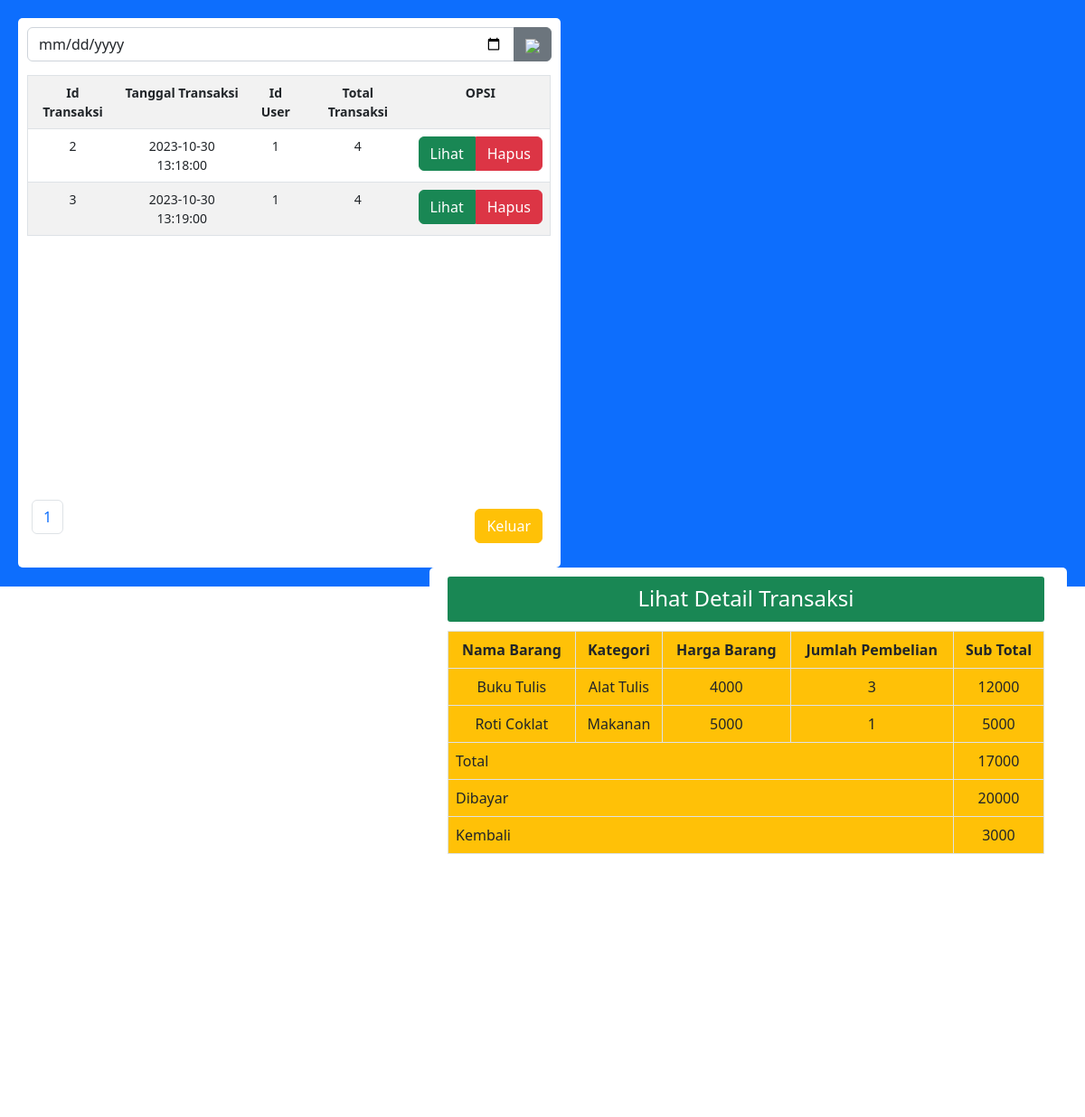
/ProjectUAS-Webdas_Final_Admin/admin.php?id_transaksi=2 (signed in), run on the app's committed database.
### tables this page shows
CREATE TABLE `tb_transaksi` (
  `id_transaksi` int(11) NOT NULL,
  `tgl_transaksi` datetime DEFAULT NULL,
  `id_user` int(11) DEFAULT NULL
);

CREATE TABLE `transaksi_detail` (
  `id_transaksi` int(11) DEFAULT NULL,
  `kode_barang` varchar(10) DEFAULT NULL,
  `jumlah_barang` int(11) DEFAULT NULL,
  `total_harga` int(11) DEFAULT NULL
);

CREATE TABLE `tb_barang` (
  `kode_barang` varchar(10) NOT NULL,
  `id_kategori` varchar(10) DEFAULT NULL,
  `nama_barang` varchar(50) DEFAULT NULL,
  `harga_barang` int(11) DEFAULT NULL,
  `stok_barang` int(11) DEFAULT NULL
);

CREATE TABLE `kategori_barang` (
  `id_kategori` varchar(10) NOT NULL,
  `nama_kategori` varchar(100) DEFAULT NULL
);

### ProjectUAS-Webdas_Final_Admin/admin.php (the view, shortened to what this page needs)
<!DOCTYPE html>
<html>
<head>
	<link href="https://cdn.jsdelivr.net/npm/bootstrap@5.2.3/dist/css/bootstrap.min.css" rel="stylesheet">
</head>
<body>
	<div class="containerku bg bg-primary">
		<div class="history">
			<form action="" method="post">
				<div class="searching input-group">
				  <input type="date" class="form-control" name="cari" placeholder="Cari Transaksi.." autocomplete="off">
				  <button class="btn btn-secondary" type="submit"><img src="../IKONS/search-3-512.png" style="width: 15px"></button>
				</div>
			</form>
			<div class="list_history">
				<table border="1" class="table table-striped table-hover">
					<tr>
						<th style="text-align: center;">Id Transaksi</th>
						<th style="text-align: center;">Tanggal Transaksi</th>
						<th style="text-align: center;">Id User</th>
						<th style="text-align: center;">Total Transaksi</th>
						<th style="text-align: center;">OPSI</th>
					</tr>
					<?php if (isset($_POST['cari'])): ?>
						<?php
							$no = 1;
							$key = $_POST['cari'];
							include '../ProjectUAS-Webdas_Final_Login_LogOut/database.php';
							$JumlahDataPerHalaman = 7;
							$query2 = mysqli_query($konek, "SELECT * FROM tb_transaksi WHERE tgl_transaksi = $key");
							$jmldata = mysqli_num_rows($query2);
							$jmlhalaman = ceil($jmldata/$JumlahDataPerHalaman);
							$halamanSekarang = ( isset($_GET['halaman']) ) ? $_GET['halaman'] : $halamanSekarang = 1;
							$index = ($JumlahDataPerHalaman * $halamanSekarang) - $JumlahDataPerHalaman;
							$query = "select * from tb_transaksi where tgl_transaksi like ('%$key%') LIMIT $index, $JumlahDataPerHalaman";
							$data = mysqli_query($konek, $query);
							while ($result = mysqli_fetch_array($data)) {
						?>
						<tr>
							<td align="middle"><?php echo $result['id_transaksi']; ?></td>
							<td align="middle"><?php echo $result['tgl_transaksi']; ?></td>
							<td align="middle"><?php echo $result['id_user']; ?></td>
							<?php
							$id = $result['id_transaksi'];
							$query8 = mysqli_query($konek, "SELECT SUM(jumlah_barang) AS total_barang FROM transaksi_detail WHERE id_transaksi = '$id'");
							$jumlah_barang = mysqli_fetch_assoc($query8);
							?>
							<td align="middle"><?php echo $jumlah_barang['total_barang']; ?></td>
							<td>
								<div class="btn-group" role="group" aria-label="Basic example">
								  <a href="?id_transaksi=<?php echo $result['id_transaksi']; ?>">
								  	<button type="button" class="btn btn-success" style="border-bottom-right-radius: 0px; border-top-right-radius: 0px;">Lihat</button>
								  </a>
								  <a href="hapus.php?id_transaksi=<?php echo $result['id_transaksi']; ?>">
								  	<button type="button" class="btn btn-danger" style="border-bottom-left-radius: 0px; border-top-left-radius: 0px;">Hapus</button>
								  </a>
								</div>
							</td>
						</tr>
						<?php
							}
						 ?>
					<?php else: ?>
						<?php
							include '../ProjectUAS-Webdas_Final_Login_LogOut/database.php';
							$JumlahDataPerHalaman = 7;
							$query2 = mysqli_query($konek, "SELECT * FROM tb_transaksi");
							$jmldata = mysqli_num_rows($query2);
							$jmlhalaman = ceil($jmldata/$JumlahDataPerHalaman);
							$halamanSekarang = ( isset($_GET['halaman']) ) ? $_GET['halaman'] : $halamanSekarang = 1;
							$index = ($JumlahDataPerHalaman * $halamanSekarang) - $JumlahDataPerHalaman;
							$query = "select * from tb_transaksi LIMIT $index, $JumlahDataPerHalaman";
							$data = mysqli_query($konek, $query);
							while ($result = mysqli_fetch_assoc($data)) {
						?>
						<tr>
							<td align="middle"><?php echo $result['id_transaksi']; ?></td>
							<td align="middle"><?php echo $result['tgl_transaksi']; ?></td>
							<td align="middle"><?php echo $result['id_user']; ?></td>
							<?php
							$id = $result['id_transaksi'];
							$cekid = mysqli_query($konek, "SELECT SUM(jumlah_barang) AS total_barang FROM transaksi_detail WHERE id_transaksi = '$id'");
							$jumlah_barang = mysqli_fetch_assoc($cekid);
							?>
							<td align="middle"><?php echo $jumlah_barang['total_barang']; ?></td>
							<td align="middle">
								<div class="btn-group" role="group" aria-label="Basic example">
								  <a href="?id_transaksi=<?php echo $result['id_transaksi']; ?>">
								  	<button type="button" class="btn btn-success" style="border-bottom-right-radius: 0px; border-top-right-radius: 0px;">Lihat</button>
								  </a>
								  <a href="hapus.php?id_transaksi=<?php echo $result['id_transaksi']; ?>">
								  	<button type="button" class="btn btn-danger" style="border-bottom-left-radius: 0px; border-top-left-radius: 0px;">Hapus</button>
								  </a>
								</div>
							</td>
						</tr>
						<?php
							}
						 ?>
					<?php endif ?>
				</table>
			</div>
			<div class="paginationku">
				<nav aria-label="Page navigation example">
				  <ul class="pagination">
				    <?php
				    for ($i=1; $i<=$jmlhalaman ; $i++) {
						if ($i != $halamanSekarang) { ?>
							<li class="page-item"><a class="page-link" href="?halaman=<?php echo $i; ?>"><?php echo $i; ?></a></li>
							<?php
						}
						else { ?>
							<li class="page-item"><a class="page-link" href="#"><?php echo $i; ?></a></li> <?php
						}
					}
				     ?>
				  </ul>
				</nav>
			</div>
			<?php if (isset($key)): ?>
				<a href="admin.php"><button class="btn btn-warning" style="float: right; margin-top: 20px; margin-right: 10px;">Kembali</button></a>
			<?php else: ?>
				<a href="../ProjectUAS-Webdas_Final_Login_LogOut/logout.php"><button class="btn btn-warning" style="float: right; margin-top: 20px; margin-right: 10px; color: white;">Keluar</button></a>
			<?php endif; ?>
		</div>
		<div class="lihat">
			<div class="scroll">
				<?php if (isset($_GET['id_transaksi'])): ?>
					<div class="lihat_sebelum bg-success">
						<h4 style="margin-top: 5px;">Lihat Detail Transaksi</h4>
					</div>
					<table border="1" cellpadding="20" class="table table-bordered bg-warning">
						<tr>
							<th style="text-align: center;">Nama Barang</th>
							<th style="text-align: center;">Kategori</th>
							<th style="text-align: center;">Harga Barang</th>
							<th style="text-align: center;">Jumlah Pembelian</th>
							<th style="text-align: center;">Sub Total</th>
						</tr>
						<?php
							$id = $_GET['id_transaksi'];
							$query = "SELECT nama_barang, nama_kategori, harga_barang, jumlah_barang, total_harga, uang_masuk, (uang_masuk - total_harga) AS kembalian FROM transaksi_detail
							INNER JOIN tb_barang
							ON transaksi_detail.kode_barang = tb_barang.kode_barang
							INNER JOIN kategori_barang
							ON tb_barang.id_kategori = kategori_barang.id_kategori
							INNER JOIN tb_transaksi
							ON transaksi_detail.id_transaksi = tb_transaksi.id_transaksi
							INNER JOIN tb_uangmasuk
							ON tb_transaksi.id_transaksi = tb_uangmasuk.id_transaksi
							WHERE tb_transaksi.id_transaksi = '$id'";
							$data = mysqli_query($konek, $query);
							while ($result = mysqli_fetch_array($data)) { ?>
								<tr>
									<td align="middle"><?php echo $result['nama_barang']; ?></td>
									<td align="middle"><?php echo $result['nama_kategori']; ?></td>
									<td align="middle"><?php echo $result['harga_barang']; ?></td>
									<td align="middle"><?php echo $result['jumlah_barang']; ?></td>
									<td align="middle"><?php echo $result['jumlah_barang'] * $result['harga_barang'] ?></td>
								</tr>
						<?php }
						$id = $_GET['id_transaksi'];
						$query = "SELECT sum(total_harga) as total_harga, uang_masuk, uang_masuk - sum(total_harga) AS kembalian FROM transaksi_detail
						INNER JOIN tb_transaksi
						ON transaksi_detail.id_transaksi = tb_transaksi.id_transaksi
						INNER JOIN tb_uangmasuk
						ON tb_transaksi.id_transaksi = tb_uangmasuk.id_transaksi
						WHERE tb_transaksi.id_transaksi = '$id'";
						$data = mysqli_query($konek, $query);
						$result = mysqli_fetch_assoc($data);
						?>
								<tr>
									<td colspan="4" align="left">Total</td>
									<td align="middle"><?php echo $result['total_harga']; ?></td>
								</tr>
								<tr>
									<td colspan="4" align="left">Dibayar</td>
									<td align="middle"><?php echo $result['uang_masuk']; ?></td>
								</tr>
								<tr>
									<td colspan="4" align="left">Kembali</td>
									<td align="middle"><?php echo $result['kembalian']; ?></td>
								</tr>
					</table>
				<?php endif; ?>
			</div>
		</div>
	</div>
</body>
</html>

### ProjectUAS-Webdas_Final_Admin/admin.php (style rules this page uses)
.containerku { width: 100%; height: 649px; padding: 20px; }
.history { width: 600px; height: 608px; background-color: white; float: left; padding: 10px; border-radius: 5px; font-size: 14px; }
.list_history { width: 579px; height: 460px; }
.lihat { width: 705px; height: 608px; float: right; padding: 10px; border-radius: 5px; background-color: white; }
.lihat_sebelum { margin-bottom: 10px; width: 660px; height: 50px; color: white; text-align: center; padding-top: 5px; border-radius: 3px; }
.scroll { width: 660px; height: 80%; overflow: auto; margin-left: 10px; }
.paginationku { margin-top: 10px; margin-left: 5px; float: left; }
.searching { margin-bottom: 15px; }

### data on the page
tb_transaksi: id_transaksi "2", tgl_transaksi "2023-10-30 13:18:00", id_user "1", total_barang "4"
tb_transaksi: id_transaksi "3", tgl_transaksi "2023-10-30 13:19:00", id_user "1", total_barang "4"
transaksi_detail: kode_barang.nama_barang "Buku Tulis", kategori_barang.nama_kategori "Alat Tulis", kode_barang.harga_barang "4000", jumlah_barang "3", $result['jumlah_barang']*$result['harga_barang'] "12000"
transaksi_detail: kode_barang.nama_barang "Roti Coklat", kategori_barang.nama_kategori "Makanan", kode_barang.harga_barang "5000", jumlah_barang "1", $result['jumlah_barang']*$result['harga_barang'] "5000"

### other printed values
$result['total_harga'] "17000"
$result['uang_masuk'] "20000"
$result['kembalian'] "3000"
